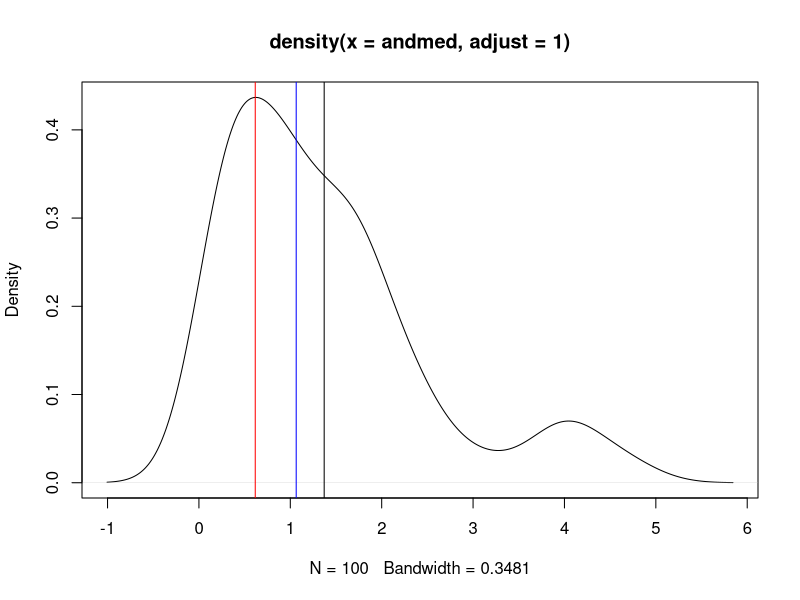
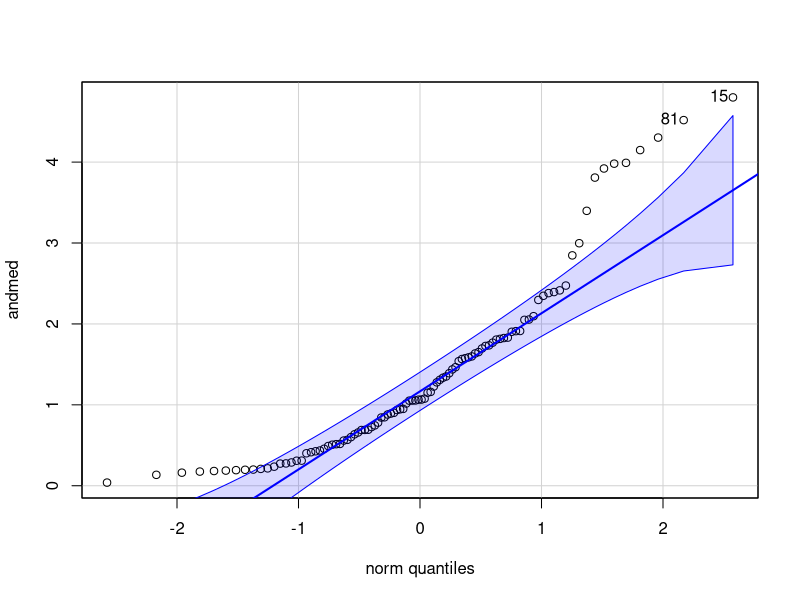
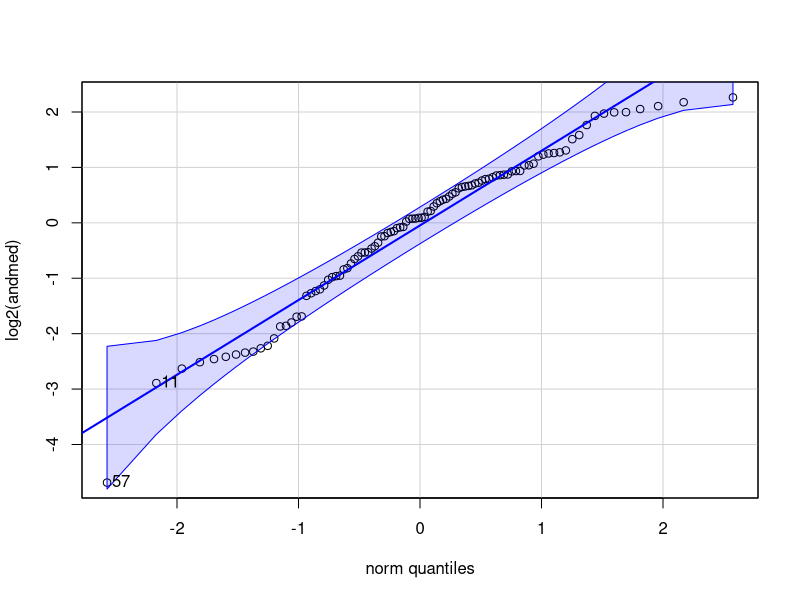

Write R code to recreate these figures, in order. (Note: this script raises an error after producing the figures.)
## ---- chunk 1
andmed <- rlnorm(100)
mode <-  function(x, adjust = 1) {
  x <- na.omit(x)
  dx <- density(x, adjust = adjust)
  dx$x[which.max(dx$y)]
}
plot(density(andmed, adjust = 1))
abline(v = mode(andmed), col = "red")
abline(v = median(andmed), col = "blue")
abline(v = mean(andmed))
## ---- chunk 2
library(tidyverse)
multiplicative_sd <- function(x) {
  x <- na.omit(x)
  log_data <- log10(x)
  log_mean <- mean(log_data)
  log_sd <- sd(log_data)
  geom_mean <- 10**log_mean
  mult_sd <- 10**log_sd
  lower1 <- geom_mean/mult_sd
  upper1 <- geom_mean * mult_sd
  lower2 <- geom_mean/(mult_sd**2)
  upper2 <- geom_mean * (mult_sd**2)
  Mean <- mean(x)
  lower3 <- mean(x) - sd(x)
  upper3 <- mean(x) + sd(x)
  lower4 <- mean(x) - sd(x)*2
  upper4 <- mean(x) + sd(x)*2
  tibble(SD = c("multiplicative_SD", 
                "multiplicative_2_SD", 
                "additive_SD", 
                "additive_2_SD"), 
         MEAN = c(geom_mean, 
                  geom_mean, 
                  Mean, 
                  Mean), 
         lower = c(lower1, 
                   lower2, 
                   lower3, 
                   lower4), 
         upper = c(upper1, 
                   upper2, 
                   upper3, 
                   upper4))
}

multiplicative_sd(andmed) %>% knitr::kable()
## ---- chunk 3
set.seed(5363)
norm_andmed <- rnorm(3, 100, 20)
knitr::kable(multiplicative_sd(norm_andmed))
## ---- chunk 4
library(car)
qqPlot(andmed)
## ---- chunk 5
qqPlot(log2(andmed))
## ---- chunk 6
mad(andmed, constant = 1); sd(andmed); mad(andmed)
## ---- chunk 7
mad(log10(andmed), constant = 1); sd(log10(andmed)); mad(log10(andmed))
## ---- chunk 8
cor(iris$Sepal.Length, iris$Sepal.Width, use = "complete.obs")
## ---- chunk 9
library(stringr)
anscombe_long <- bind_cols(id = 1:11, anscombe) %>% 
  gather(key, value, -id) %>% 
  mutate(axis = str_extract(key, "[xy]"),
         q = letters[as.numeric(str_extract(key, "[0-9]"))]) %>%
  select(-key) %>% 
  spread(axis, value)
anscombe_r <- anscombe_long %>%
  group_by(q) %>%
  summarise(R = round(cor(x, y), 2))
anscombe_long %>% 
  ggplot(aes(x, y)) +
  geom_point() +
  annotate("text", x = 10, y = 12, label = sprintf("r = %s", anscombe_r$R)) +
  facet_wrap(~q) 
## ---- chunk 10
# numeric columns only!
# the following gives cor matrix with 
# frequentist correction for mutliple testing:
# print(psych::corr.test(iris[-5]))
# only numeric cols allowed! Hence -Species
knitr::kable(cor(iris[,-5]))
